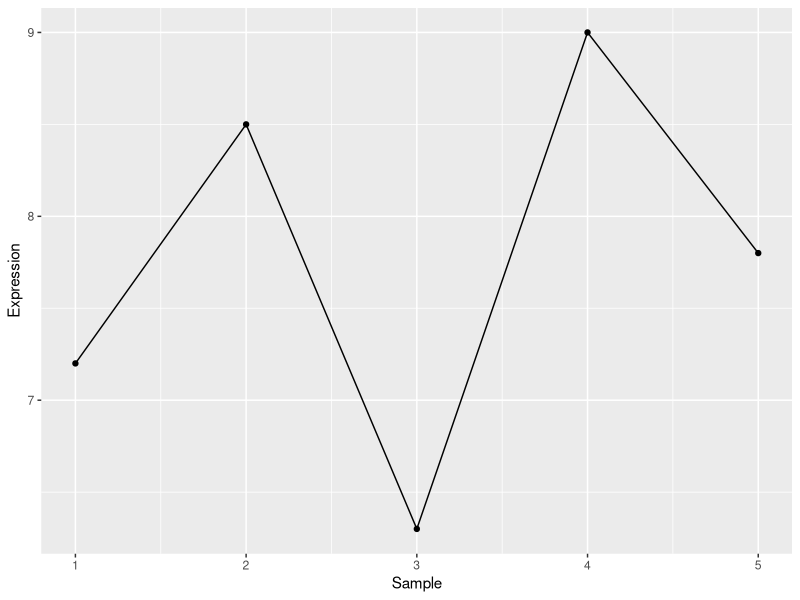

Generate this figure with R:
## ---- chunk 1
GeneExpression <- 5.6
Species <- "Homo sapiens"

x <- c(1,2,3,4,5)
mean(x)
## ---- chunk 2
GeneExpressions <- c(7.2, 8.5, 6.3, 9.0, 7.8)
mean(GeneExpressions)
## ---- chunk 3
v <- c(1,2,3)
## ---- chunk 4
df <- data.frame(Gene=c("A","B"), Expression=c(2.3,3.5))
## ---- chunk 5
library(ggplot2)

df <- data.frame(Sample=1:5, Expression=GeneExpressions)
ggplot(df, aes(Sample, Expression)) +
  geom_line() +
  geom_point()
